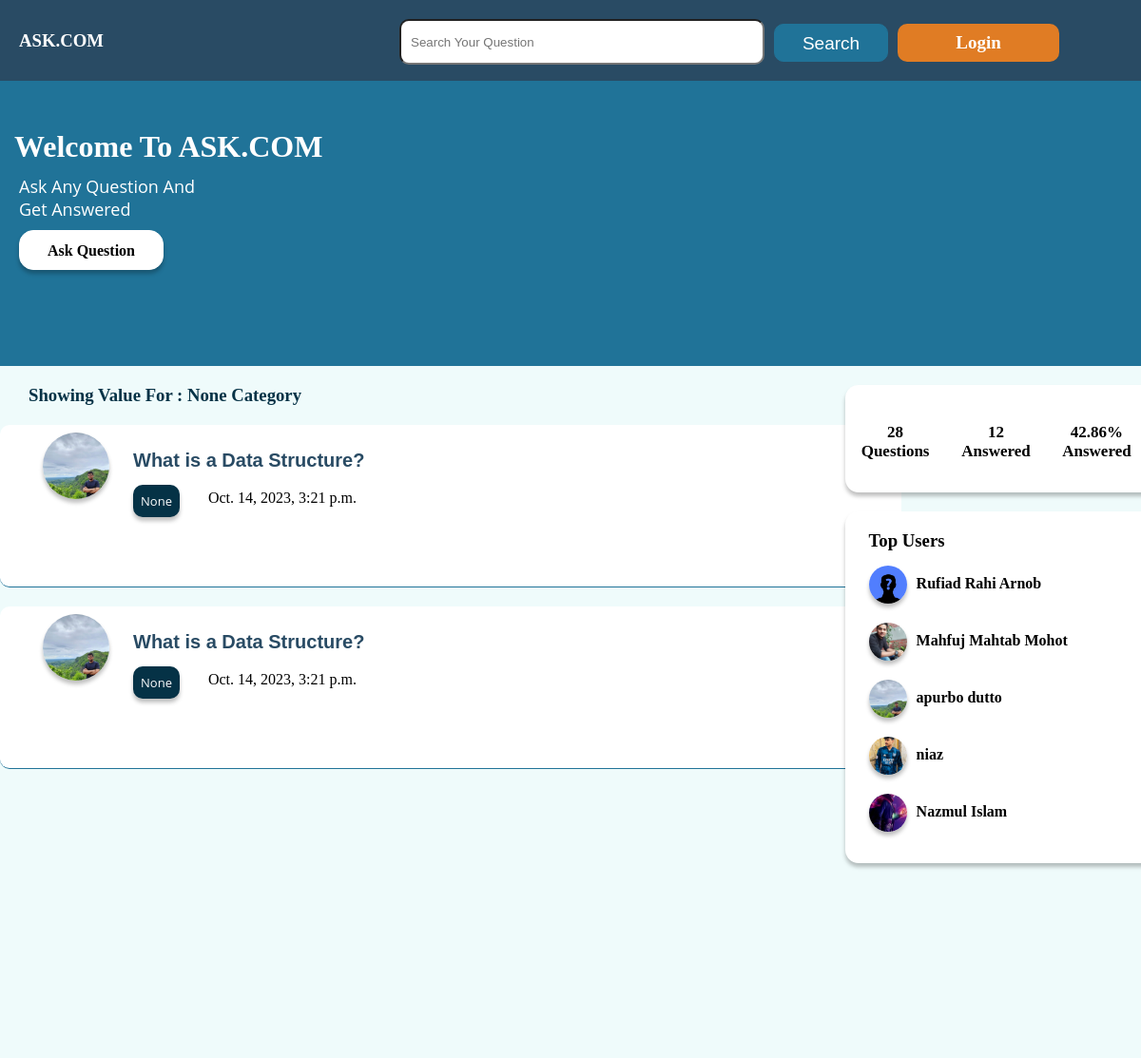
The app's page /category/None with its own data.
### home/models.py (models this page shows)
class OurUser(models.Model):
    id = models.IntegerField(primary_key = True)
    name = models.CharField(max_length = 30,null = True)
    email = models.CharField(max_length = 50,null = True)
    password = models.TextField(null = True)
    Bio = models.TextField(null = True)
    Num_of_followers = models.IntegerField(null = True)
    Num_of_following = models.IntegerField(null = True)
    user = models.CharField(max_length = 100,null = True)
    img = models.ImageField(upload_to='images/', null= True)
    phone_No = models.CharField(max_length = 15, null= True)

### questions/models.py (models this page shows)
class Questions(models.Model):
    id =models.IntegerField(primary_key =True)
    title = models.CharField(max_length = 30)
    details = models.CharField(max_length = 50)
    u_email = models.CharField(max_length=50,null = True)
    cat_name = models.CharField(max_length=100,null=True)
    time = models.DateTimeField(auto_now_add=True,null = True)

### home/views.py (the view)
# urls.py: path('category/<str:cat>',category_view,name = 'category'),
def category_view(request,cat):
    user_email = OurUser.objects.all()
    user_list={}
    questions_info = Questions.objects.all()
    count=0
    for i in range(0,len(user_email)):
        user_info = {}
        c = 0
        for j in range(0,len(questions_info)):
            if(user_email[i].email == questions_info[j].u_email):
                c+=1
                if(count != 5):
                    if(c == 1):
                        print(user_email[i])
                        user_info['name'] = user_email[i].name
                        user_info['img'] = user_email[i].img
                        user_info['user'] = user_email[i].user
                        print(user_info)
                        user_list[i] = user_info
                        count+=1
                    else:
                        break
                else:
                    break
    questions = Questions.objects.all()
    total_question = len(questions)
    answer = Answer.objects.all()
    total_answer = 0
    for i in range(0,total_question):
        for j in range(0,len(answer)):
            if questions[i].id == int(answer[j].Q_ID):
                total_answer=total_answer + 1
    perchantage = (total_answer / total_question) * 100
    question = Questions.objects.all().filter(cat_name = cat)
    question_dict = {}
    for i in range(len(question)):
        dict = {}
        for j in range(len(user_email)):
            if(question[i].u_email == user_email[j].email):
                dict['img'] = user_email[j].img
                dict['user'] = user_email[j].user
                dict['title'] = question[i].title
                dict['details'] = question[i].details
                dict['cat_name'] = question[i].cat_name
                dict['id'] = question[i].id
                dict['time'] = question[i].time
                question_dict[i] = dict
    try:
        if request.session['active'] == True:
            my_user = OurUser.objects.filter(email = request.session['0'])
            return render(request,"category.html",{"my_users" : my_user[0], "registered" : True,"question_dict" : question_dict,"total_question":total_question,"total_answer" : total_answer,"perchantage" : perchantage,"user_list" : user_list,"search":cat})
        else:
            return render(request,"category.html",{ "registered" : False,"question_dict" : question_dict,"total_question":total_question,"total_answer" : total_answer,"perchantage" : perchantage,"user_list" : user_list,"search":cat})
    except:
            return render(request,"category.html",{ "registered" : False,"question_dict" : question_dict,"total_question":total_question,"total_answer" : total_answer,"perchantage" : perchantage,"user_list" : user_list,"search":cat})

### home/templates/category.html
{% extends 'base.html' %}
{% load static %}
{% block banner %}
<div class="banner">
    <div class="main_banner">
        <h2>Welcome To ASK.COM</h2>
        <p>Ask Any Question And <br> Get Answered</p>
        <a href="/ask_question"  class="ask_question">Ask  Question</a>
    </div>
</div>
{% endblock banner %}
    {% block body %}
    <div class="container bg">
        <div class="main_container">
         <div class="left_main_container">
            <h3 class="search_h3">Showing Value For : {{ search }} Category</h3>
            {% for key,value in question_dict.items %}
            <div class="question">
                <a href="/profile/user/{{ value.user }}" class="logo_a">
                <div class="logo_section">
                <img class="logo_img" src="/media/{{ value.img }}" alt="">
            </div></a>
            <div class="rest">
                <a class="title_a" href="/answer/{{ value.id }}"><h3 class="question_title">{{ value.title }}</h3></a>
                <div class="category_section">
                    <a href="/category/{{ value.cat_name }}" class="cat">{{ value.cat_name }}</a>
                </div>
                <p class="time">{{ value.time }}</p>
            </div>
            </div>
{% endfor %}
         </div>
         <div class="right_main_container">
            <div class="overview">
                <p class="p1">{{ total_question }}<br>  Questions</p>
                <p class="p1">{{ total_answer }}<br>Answered</p>
                <p class="p1">{{ perchantage|floatformat:2 }}%<br>Answered</p>
            </div>
            <div class="top_user">
                <h3>Top Users</h3>
                {% for key,value  in user_list.items %}
                <div class="user">
                    <a href="/profile/user/{{ value.user }}"><img src="/media/{{ value.img }}"  alt="" class="top_user_logo"></a>
                    <h4 class="name">{{ value.name }}</h4>
                </div>
                {% endfor %}
            </div>
         </div>
        </div>
        {% block pagination %}
        <div class="pagination_section">
            <div class="main_pagination_section">
            </div>
        </div>
        {% endblock pagination %}
</div>
{% endblock body %}
{% block footer %} <div class="footer">All Right Reserved @ ask.com</div> {% endblock footer%}

### home/static/style/style.css (style rules this page uses)
* { margin: 0px; padding: 0px; }
.container { width: 1920px; height: auto; position: relative; }
.main_container { width: 1366px; height: auto; margin: 0 auto; }
.banner { position: relative; top: 0px; overflow: hidden; width: 1920px; height: 300px; background: #207398; }
.main_banner { width: 1366px; height: 300px; margin: 0 auto; overflow: hidden; }
.banner .main_banner h2 { font-family: 'Montserrat'; font-style: normal; font-weight: 700; font-size: 32px; line-height: 39px; color: white; margin-top: 50px; margin-left: 15px; }
.banner .main_banner p { font-family: 'Open Sans'; font-style: normal; margin-top: 10px; margin-left: 20px; color: white; font-size: 18px; }
.ask_question { box-sizing: border-box; position: absolute; width: 152px; height: 42px; background: #FFFFFF; border: 1px solid #ffffff; box-shadow: 0px 4px 4px rgba(0, 0, 0, 0.25); border-radius: 15px; margin-top: 10px; margin-left: 20px; text-align: center; line-height: 42px; text-decoration: none; color: black; font-weight: bold; }
.left_main_container { width: 70%; height: auto; float: left; }
.right_main_container { width: 29.7%; height: auto; float: right; padding-bottom: 50px; }
.question { width: 908px; height: 170px; border-bottom: 1px solid #207398; margin-top: 20px; overflow: hidden; padding-left: 40px; background: white; border-radius: 10px; }
.logo_a { display: block; width: 70px; height: 70px; }
.logo_img { width: 70px; height: 70px; border-radius: 50%; margin-top: 8px; margin-left: 5px; float: left; box-shadow:0px 4px 4px rgba(0, 0, 0, 0.25); }
.question_title { width: 780px; height: auto; display: block; margin-top: 6px; text-align: justify; margin-bottom: 14px; font-size: 20px; font-family: 'Montserrat', sans-serif; }
.title_a { text-decoration: none; color: #294B64; font-family: 'Montserrat', sans-serif; margin-right: 20px; text-align: justify; }
.cat { background: #053246; width: auto; padding: 8px; border-radius: 10px; text-decoration: none; color: white; box-shadow:0px 4px 4px rgba(0, 0, 0, 0.25); font-family: 'Open Sans'; font-style: normal; float: left; display: block; margin-right: 5px; font-size: 13px; }
.logo_section { width: 92px; height: 100px; float: left; }
.rest { width: 830px; height: 70%; margin-top: -80px; float: left; padding-left: 100px; }
.time { width: auto; height: 30px; padding-right: 20px; float: left; margin-top: 5px; }
.category_section { width: auto; height: 30%; margin-right: 10px; float: left; }
.search_h3 { margin-top: 20px; padding-left: 30px; color: #053246; }
.overview { width: 326px; height: 113px; margin-top: 20px; background: #ffffff; box-shadow: 0px 4px 4px rgba(0, 0, 0, 0.25); border-radius: 14px; margin-left: 45px; }
.p1 { width: 32.5%; float: left; height: 70px; text-align: center; padding-top: 40px; font-size: 17px; font-weight: bold; }
.top_user { width: 306px; height: 350px; margin-top: 20px; background: #ffffff; box-shadow: 0px 4px 4px rgba(0, 0, 0, 0.25); border-radius: 14px; margin-left: 45px; padding-top: 20px; padding-left: 25px; margin-bottom: 20px; }
.user { width: 95%; height: 50px; margin-top: 10px; }
.top_user_logo { width: 40px; height: 40px; border-radius: 50%; margin-top: 5px; box-shadow: 0px 4px 4px rgba(0, 0, 0, 0.25); float: left; margin-right: 10px; }
.name { padding-top: 15px; }
.pagination_section { margin-top: 10px; width: 1920px; height: 50px; overflow: hidden; }
.main_pagination_section { width: 1336px; height: 50px; margin: 0 auto; padding-left: 30px; overflow: hidden; }
.footer { width: 1920px; height: 85px; line-height: 85px; background: #294B64; text-align: center; color: white; position: absolute; }
.time { margin-left: 15px; }
.bg { background: #effbfb }
img { object-fit: cover; }

### records on screen
OurUser: img (picture), name "apurbo dutto"
Questions: title "What is a Data Structure?", cat_name "None", time "Oct. 14, 2023, 3:21 p.m."
Questions: title "What is a Data Structure?", cat_name "None", time "Oct. 14, 2023, 3:21 p.m."
OurUser: img (placeholder picture), name "Rufiad Rahi Arnob"
OurUser: img (picture), name "Mahfuj Mahtab Mohot"
OurUser: img (picture), name "niaz"
OurUser: img (picture), name "Nazmul Islam"

### other values on screen
{{ search }} "None"
{{ total_question }} "28"
{{ total_answer }} "12"
{{ perchantage|floatformat:2 }} "42.86"
